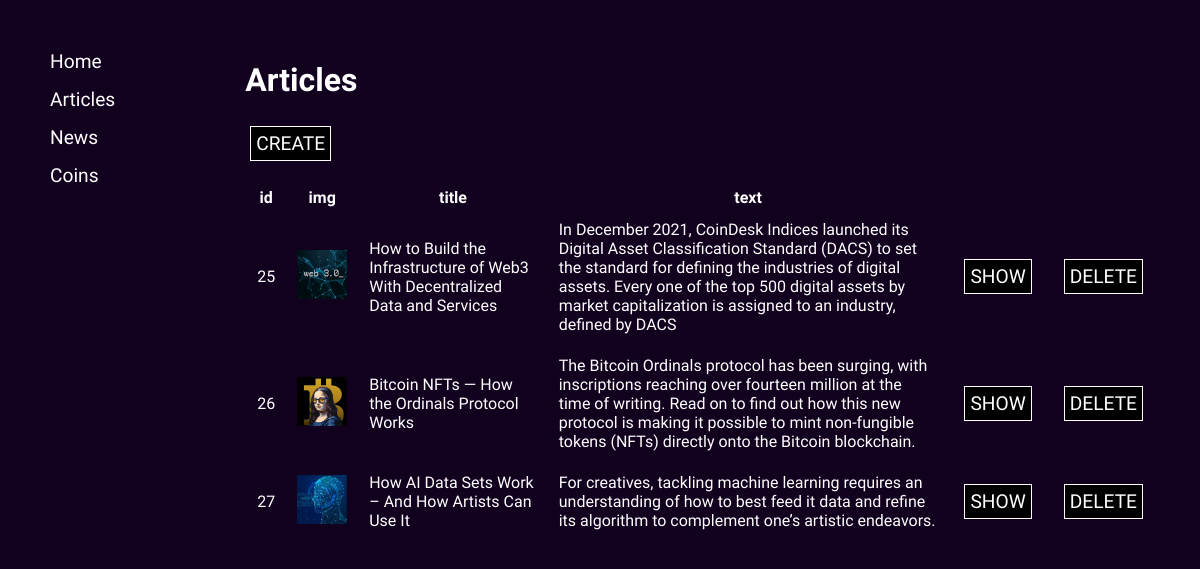
The page /CryptoCat/admin.php?page=articles on the database its author committed.
### tables this page shows
CREATE TABLE `articles` (
  `id` int(11) NOT NULL,
  `Img` varchar(255) DEFAULT NULL,
  `Title` varchar(255) DEFAULT NULL,
  `Text` text DEFAULT NULL
);

### CryptoCat/admin/acticles/articles.php (the view, shortened to what this page needs)
<?php
require_once 'functions/connect.php';
$res = [];
try {
    $pdo->setAttribute(PDO::ATTR_ERRMODE, PDO::ERRMODE_EXCEPTION);
    $sql = "SELECT * FROM articles";
    $stmt = $pdo->prepare($sql);
    $stmt->execute();
    $result = $stmt->fetchAll(PDO::FETCH_ASSOC);
    if (count($result) > 0) {
        foreach ($result as $row) {
            array_push($res, $row);
        }
    } else {
        echo "No data found.";
    }
} catch (PDOException $e) {
    echo "Connection failed: " . $e->getMessage();
}
?>
<h1>Articles</h1>
<a href="admin.php?page=article-create">CREATE</a>
<br>
<table>
    <thead>
        <tr>
            <th>id</th>
            <th>img</th>
            <th>title</th>
            <th>text</th>
            <th></th>
        </tr>
    </thead>
    <tbody>
        <?php
        foreach ($res as $row) {
            echo "<tr>";
            echo "<td>" . $row['id'] . "</td>";
            echo "<td><img src=". $row["Img"] . " alt='img link'></td>";
            echo "<td>" . $row["Title"] . "</td>";
            echo "<td>" . $row["Text"] . "</td>";
            echo "<td>
                    <a href='admin.php?page=show_article&id=" . $row['id'] . "'>SHOW</a>
                </td>";
            echo "<td>
                    <form action='api/delete_article.php' method='post'>
                        <input type='hidden' name='id' value='" . $row['id'] . "'>
                        <input type='submit' value='DELETE'>
                    </form>
                  </td>";
            echo "</tr>";
        }
        ?>
    </tbody>
</table>

### CryptoCat/admin.php (shortened to what this page needs)
<!DOCTYPE html>
<html lang="en">
<head>
    <link rel="stylesheet" href="adminPanel.css">
</head>
<body>
    <div class="content">
        <aside>
            <nav>
                <ul>
                    <li><a href="admin.php">Home</a></li>
                    <li><a href="admin.php?page=articles">Articles</a></li>
                    <li><a href="admin.php?page=news">News</a></li>
                    <li><a href="admin.php?page=coins">Coins</a></li>
                </ul>
            </nav>
        </aside>
        <main>
            <?php
            $page = isset($_GET['page']) ? $_GET['page'] . '.php' : 'page1.php';
            $pagesFolder = 'admin/acticles/';
            $pagePath = $pagesFolder . $page ;
            if (file_exists($pagePath)) {
            include $pagePath;
            } else {
            echo '<h1>Page not found </h1>'.$pagePath;
            }
            ?>
        </main>
    </div>
</body>
</html>

### CryptoCat/adminPanel.css (style rules this page uses)
html,body { margin: 0px; padding: 0px; }
* { background-color: rgba(17, 1, 30, 1); color: white; font-family: Arial, Helvetica, sans-serif; font-family: Aldrich!important; }
.content { display: flex; min-height: 100vh; }
.content aside { display: flex; flex-direction: column; margin-right: 40px; padding: 40px; }
.content aside ul { list-style: none; padding: 0; margin: 0; }
.content aside li a { text-decoration: none; background: inherit; }
.content aside li, .content main a, .content main input[type='submit'] { font-size: 1.2rem; transition: 200px; padding: 5px; margin: 5px; -moz-user-select: none; -khtml-user-select: none; user-select: none; cursor: pointer; }
.content main { display: flex; flex-direction: column; padding: 40px; }
.content main a, .content main input[type='submit'] { display: inline-block; text-decoration: none; width: max-content; min-height: 1.2rem; background-color: black; border: 1px solid white; }
.content main table td { padding: 10px; }
.content main table img { max-width: 50px; max-height: 50px; }

### rows shown on the page
articles: id "25", Img (picture), Title "How to Build the Infrastructure of Web3 With Decentralized Data and Services", Text "In December 2021, CoinDesk Indices launched its Digital Asset Classification Standard (DACS) to set the standard for defining the industries of digital assets. Every one of the top 500 digital assets by market capitalization is assigned to an industry, defined by DACS"
articles: id "26", Img (picture), Title "Bitcoin NFTs — How the Ordinals Protocol Works", Text "The Bitcoin Ordinals protocol has been surging, with inscriptions reaching over fourteen million at the time of writing. Read on to find out how this new protocol is making it possible to mint non-fungible tokens (NFTs) directly onto the Bitcoin blockchain."
articles: id "27", Img (picture), Title "How AI Data Sets Work – And How Artists Can Use It", Text "For creatives, tackling machine learning requires an understanding of how to best feed it data and refine its algorithm to complement one’s artistic endeavors."
